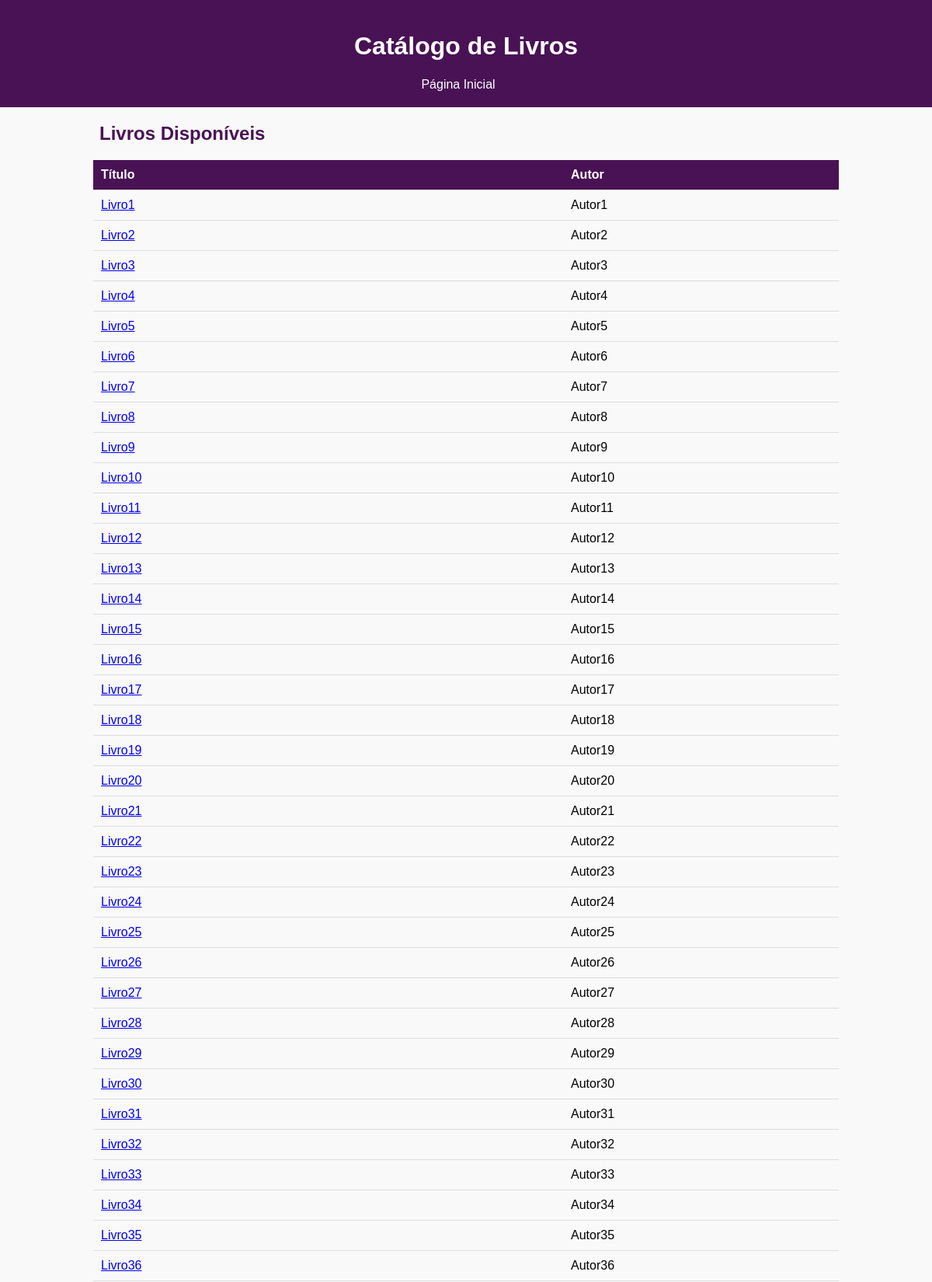
/catalogo.php (upper part), run on the app's committed database.
### tables this page shows
CREATE TABLE `livros` (
  `id` int NOT NULL,
  `capa` varchar(18) DEFAULT NULL,
  `titulo` varchar(20) DEFAULT NULL,
  `autor` varchar(8) DEFAULT NULL,
  `isbn` bigint DEFAULT NULL,
  `descricao` varchar(1000) DEFAULT NULL,
  `data_pub` varchar(10) DEFAULT NULL,
  `genero` varchar(7) DEFAULT NULL
);

### catalogo.php (the view, shortened to what this page needs)
<?php
include 'connection.php';
$sql = "SELECT * FROM livros";
$result = $conn->query($sql);
?>
<!DOCTYPE html>
<html lang="en">
<head>
    <link rel="stylesheet" href="style_catalogo.css">
</head>
<body>
    <header>
        <h1>Catálogo de Livros</h1>
        <nav>
            <ul>
                <li><a href="index.html">Página Inicial</a></li>
            </ul>
        </nav>
    </header>
    <main>
        <h2>Livros Disponíveis</h2>
        <?php
        if ($result->num_rows > 0) {
            echo "<table>";
            echo "<tr><th>Título</th><th>Autor</th></tr>";
            while($row = $result->fetch_assoc()) {
                echo "<tr><td><a href='modelo_livro.php?id=" . $row["id"] . "'>" . $row["titulo"] . "</a></td><td>" . $row["autor"] . "</td></tr>";
            }
            echo "</table>";
        } else {
            echo "<p>Nenhum livro disponível.</p>";
        }
        ?>
    </main>
</body>
</html>

### style_catalogo.css (style rules this page uses)
body { font-family: Arial, sans-serif; background-color: #f9f9f9; margin: 0; padding: 0; }
header { background-color: #491254; color: #fff; padding: 20px; text-align: center; }
nav ul { list-style-type: none; margin: 0; padding: 0; }
nav ul li { display: inline; margin-right: 20px; }
nav ul li a { color: #fff; text-decoration: none; }
h2 { color: #491254; margin-left: 128px; }
table { width: 80%; margin: 0 auto; border-collapse: collapse; margin-top: 20px; }
th, td { padding: 10px; text-align: left; border-bottom: 1px solid #ddd; }
th { background-color: #491254; color: #fff; }

### data on the page
livros: titulo "Livro1", autor "Autor1"
livros: titulo "Livro2", autor "Autor2"
livros: titulo "Livro3", autor "Autor3"
livros: titulo "Livro4", autor "Autor4"
livros: titulo "Livro5", autor "Autor5"
livros: titulo "Livro6", autor "Autor6"
livros: titulo "Livro7", autor "Autor7"
livros: titulo "Livro8", autor "Autor8"
livros: titulo "Livro9", autor "Autor9"
livros: titulo "Livro10", autor "Autor10"
livros: titulo "Livro11", autor "Autor11"
livros: titulo "Livro12", autor "Autor12"
livros: titulo "Livro13", autor "Autor13"
livros: titulo "Livro14", autor "Autor14"
livros: titulo "Livro15", autor "Autor15"
livros: titulo "Livro16", autor "Autor16"
livros: titulo "Livro17", autor "Autor17"
livros: titulo "Livro18", autor "Autor18"
livros: titulo "Livro19", autor "Autor19"
livros: titulo "Livro20", autor "Autor20"
livros: titulo "Livro21", autor "Autor21"
livros: titulo "Livro22", autor "Autor22"
livros: titulo "Livro23", autor "Autor23"
livros: titulo "Livro24", autor "Autor24"
livros: titulo "Livro25", autor "Autor25"
livros: titulo "Livro26", autor "Autor26"
livros: titulo "Livro27", autor "Autor27"
livros: titulo "Livro28", autor "Autor28"
livros: titulo "Livro29", autor "Autor29"
livros: titulo "Livro30", autor "Autor30"
livros: titulo "Livro31", autor "Autor31"
livros: titulo "Livro32", autor "Autor32"
livros: titulo "Livro33", autor "Autor33"
livros: titulo "Livro34", autor "Autor34"
livros: titulo "Livro35", autor "Autor35"
livros: titulo "Livro36", autor "Autor36"
